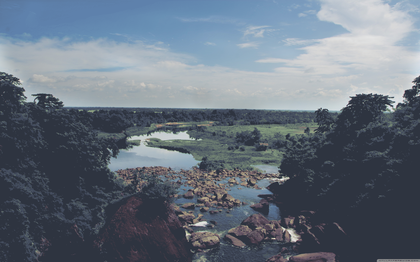
%> input picture backup/Documents/MATLAB/RGBtoGray/wallp.png, 420 x 262 px, shrunk from 3840 x 2400 before the run
$ octave imagen.m   (GNU Octave 9; MATLAB toolbox functions it lacks are replaced by stand-ins)
%> lines starting %> are read from the running program, lines starting %| are printed output that depends on the picture; in (x1, y1, x2, y2) boxes, pixels count from 0 and x2, y2 are one past the last pixel; in counts of white or black regions, pixels touching at a corner belong together; the program's own positions count from 1
% Limpiar valores
clc; clear all;
% Imagen normal
subplot(2,2,1)
A = imread("wallp.png");
%> A is the input picture: size 262x420x3 uint8; mean R, G, B 102.2, 112.9, 125.5
[M N P]=size(A)
%> M = 262; N = 420; P = 3
imshow(A);
title ('RGB')
% Imagen a escala de grises
subplot(2,2,2)
I = imread("wallp.png");
for i=1:M
  for j=1:N
    x=(I(i,j)*0.299+I(i,j)*0.587+I(i,j)*0.114);
    I(i,j,1)=x;
    I(i,j,2)=x;
    I(i,j,3)=x;
  end
end
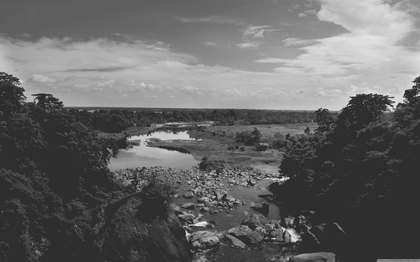
%> I: size 262x420x3 uint8; min 25, max 248, mean 102.2
imshow(I);
title ('Escala de grises')
% Imagen inversa
subplot(2,2,3)
NT = 255 - I;
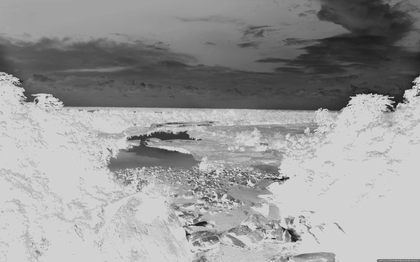
%> NT: size 262x420x3 uint8; min 7, max 230, mean 152.8
imshow(NT);
title ('Inversa')
%Imagen en binarizacion
subplot(2,2,4)
for i=1:M
  for j=1:N
    if I(i,j)<128
      I(i,j,1) = 0;
      I(i,j,2) = 0;
      I(i,j,3) = 0;
    elseif I(i,j)>=128
      I(i,j,1) = 255;
      I(i,j,2) = 255;
      I(i,j,3) = 255;
    end
  end
end
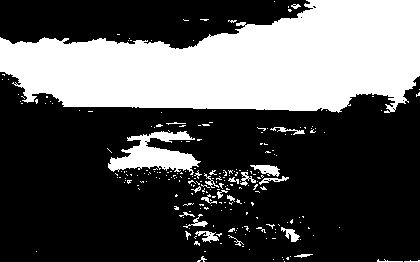
%> I: size 262x420x3 uint8; 33.2% white; 239 white regions (214 under 20 px), largest, box (x1, y1, x2, y2) and area: (0, 0, 420, 113) 32342, (108, 131, 201, 175) 1999, (250, 165, 280, 177) 196
imshow(I);
title ('Binarización')

$ run again, with backup/Documents/MATLAB/RGBtoGray/forest.png copied over backup/Documents/MATLAB/RGBtoGray/wallp.png
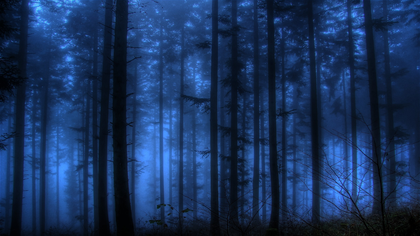
%> input picture backup/Documents/MATLAB/RGBtoGray/forest.png, 420 x 236 px, shrunk from 1366 x 768 before the run
%> A is the input picture: size 236x420x3 uint8; mean R, G, B 24.7, 50.5, 92.7
%> after the loop `for i=1:M`:
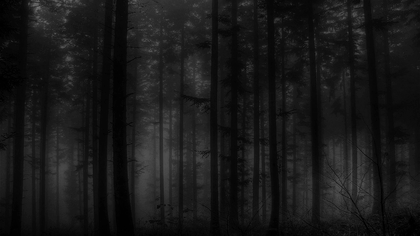
%> I: size 236x420x3 uint8; min 0, max 115, mean 24.7
%> `NT = 255 - I;`:
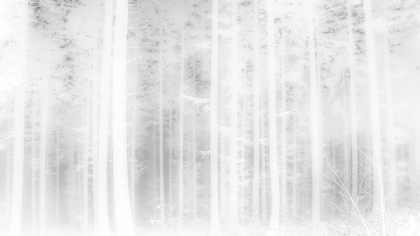
%> NT: size 236x420x3 uint8; min 140, max 255, mean 230.3
